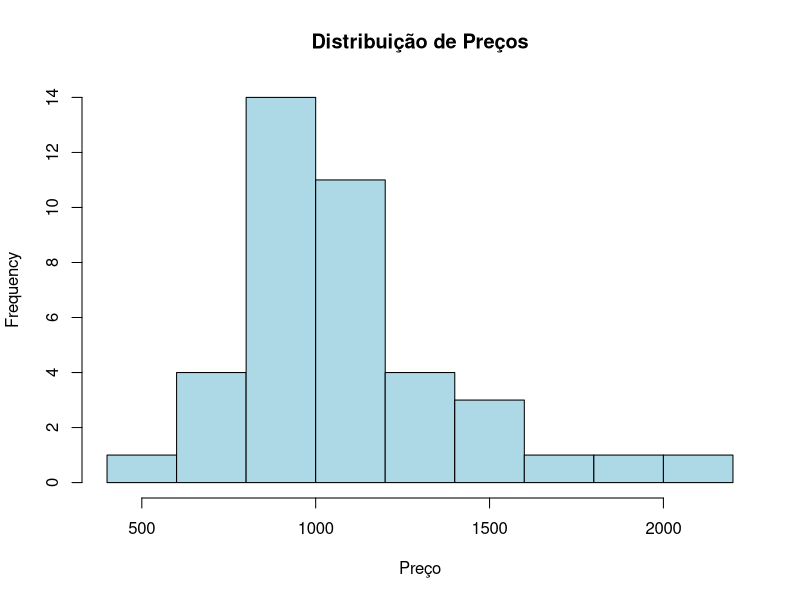
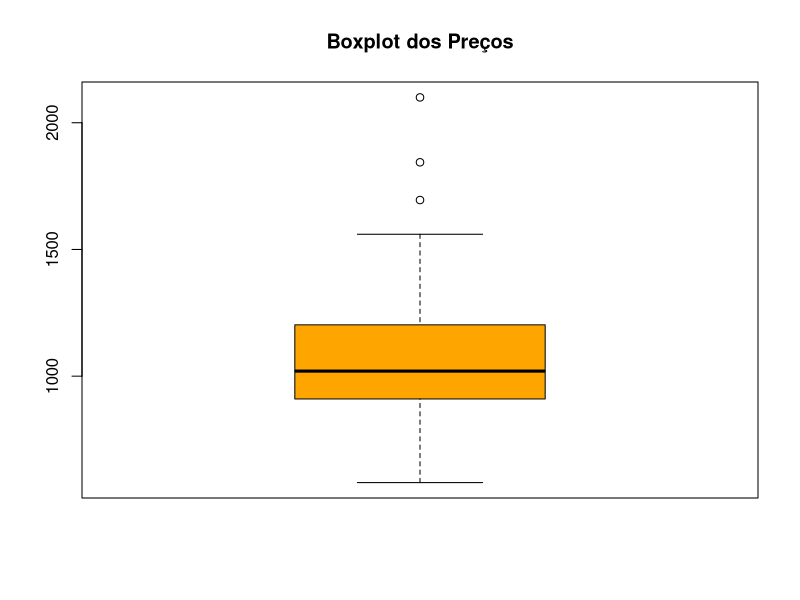

Recreate these plots in R, in order.
#Script: imoveis-com-branches
# Projeto: Imoveis

# =========================
# 1. Leitura do banco de dados
# =========================

# Definir diretório (opcional)
# setwd("caminho/da/sua/pasta")

# Leitura do arquivo CSV
dados_imoveis <- read.csv("imoveis - imoveis.csv", 
                          header = TRUE, 
                          sep = ",", 
                          stringsAsFactors = FALSE)

# Visualizar dados
head(dados_imoveis)
str(dados_imoveis)


# =========================
# 2. Gráficos
# =========================

# Histograma (exemplo com preço)
hist(dados_imoveis$preco,
     main = "Distribuição de Preços",
     xlab = "Preço",
     col = "lightblue")

# Boxplot
boxplot(dados_imoveis$preco,
        main = "Boxplot dos Preços",
        col = "orange")


# =========================
# 3. Medidas
# =========================

# Média
mean(dados_imoveis$preco, na.rm = TRUE)

# Mediana
median(dados_imoveis$preco, na.rm = TRUE)

# Desvio padrão
sd(dados_imoveis$preco, na.rm = TRUE)

# Resumo geral
summary(dados_imoveis)

# Média
mean(dados_imoveis$imposto_anual, na.rm = TRUE)

# Mediana
median(dados_imoveis$imposto_anual, na.rm = TRUE)

# Desvio padrão
sd(dados_imoveis$imposto_anual, na.rm = TRUE)
